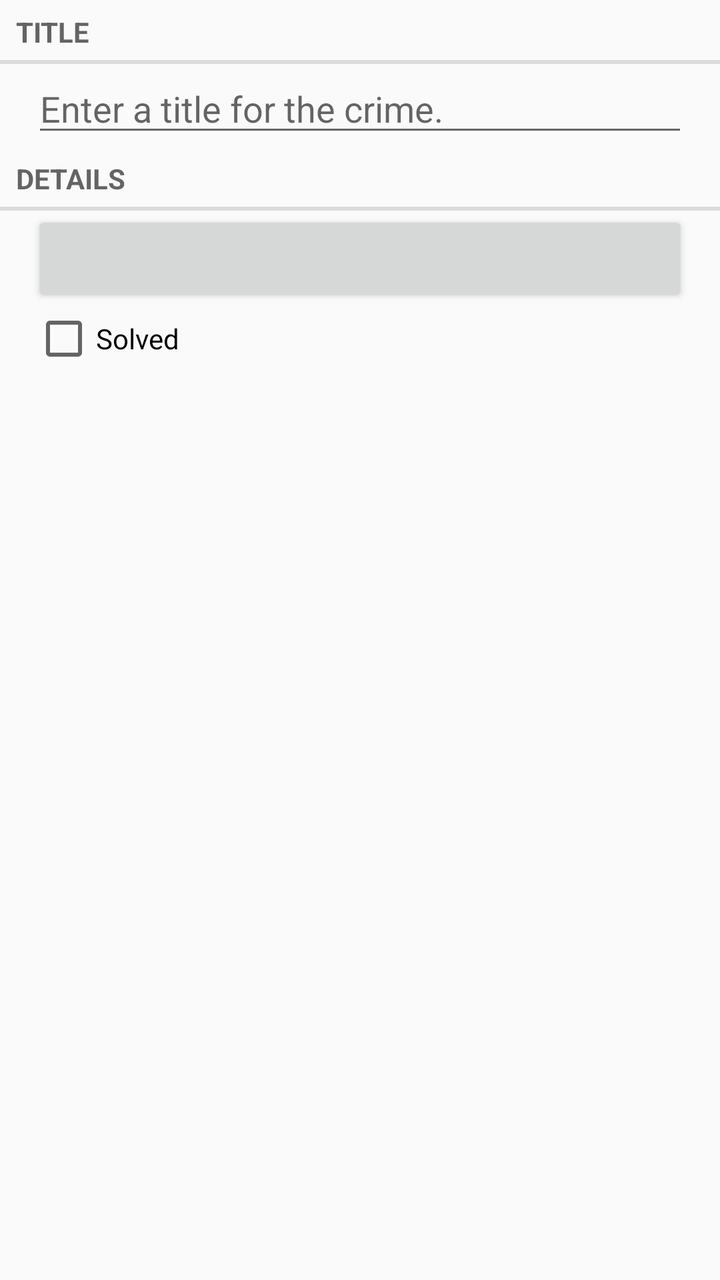
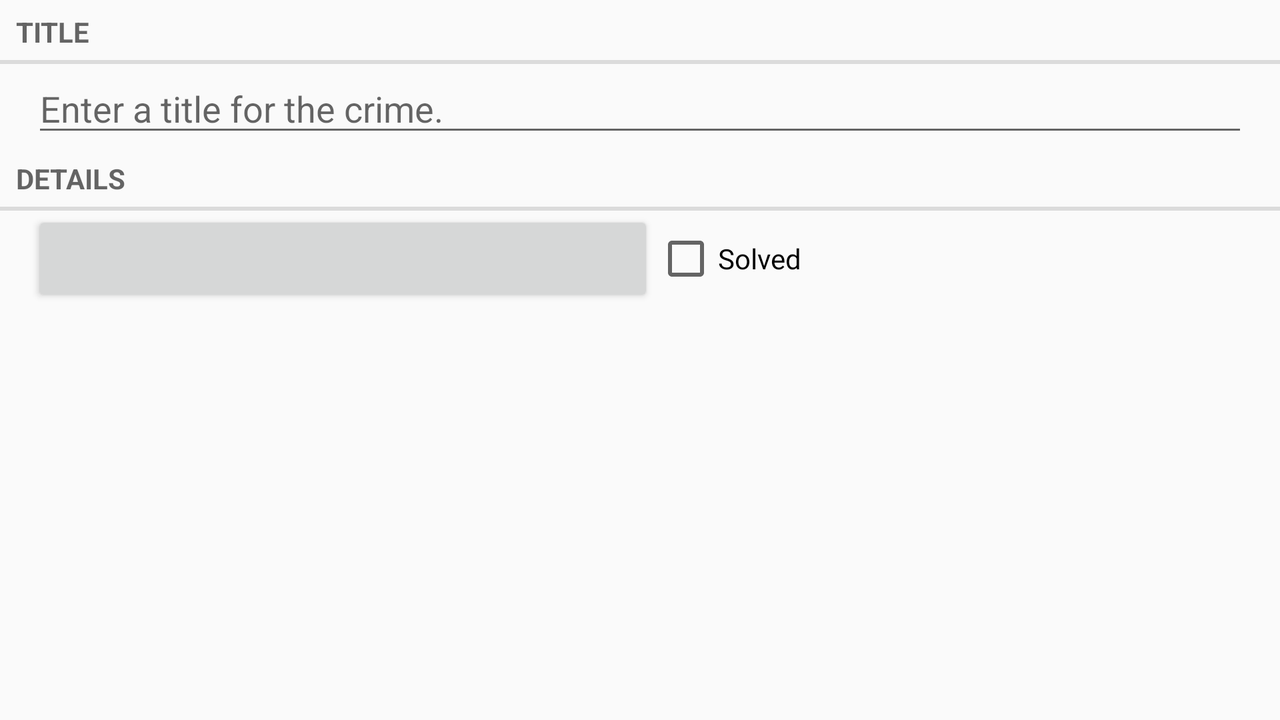

Two renders of one Android screen. The first uses the default layout on a phone; the second uses the alternative layout the repository ships for a different screen configuration, on a matching device. The two XML files are below.
<!-- AndroidManifest.xml: application theme AppTheme -->
<!-- res/layout/fragment_crime.xml -->
<?xml version="1.0" encoding="utf-8"?>
<LinearLayout
    xmlns:android="http://schemas.android.com/apk/res/android"
      android:orientation="vertical"
      android:layout_width="match_parent"
      android:layout_height="match_parent">

    <TextView
        android:layout_width="match_parent"
        android:layout_height="wrap_content"
        android:text="@string/crime_title_label"
        style="?android:listSeparatorTextViewStyle"/>

    <EditText
        android:id="@+id/crime_title"
        android:layout_width="match_parent"
        android:layout_height="wrap_content"
        android:hint="@string/crime_title_hint"
        android:layout_marginLeft="16dp"
        android:layout_marginRight="16dp"
        />
    <TextView
        android:layout_width="match_parent"
        android:layout_height="wrap_content"
        android:text="@string/crime_details_label"
        style="?android:listSeparatorTextViewStyle"/>
    <Button
        android:id="@+id/crime_date"
        android:layout_width="match_parent"
        android:layout_height="wrap_content"
        android:layout_marginLeft="16dp"
        android:layout_marginRight="16dp"
        />
    <CheckBox
        android:id="@+id/crime_solved"
        android:layout_width="match_parent"
        android:layout_height="wrap_content"
        android:layout_marginRight="16dp"
        android:layout_marginLeft="16dp"
        android:text="@string/crime_solved_label"
        />

</LinearLayout>
<!-- resources referenced by this layout -->
<resources>
  <string name="crime_details_label">Details</string>
  <string name="crime_solved_label">Solved</string>
  <string name="crime_title_hint">Enter a title for the crime.</string>
  <string name="crime_title_label">Title</string>
  <style name="AppTheme" parent="Theme.AppCompat.Light.DarkActionBar">
          
      </style>
</resources>
<!-- res/layout-land/fragment_crime.xml (the repository's variant of the layout above) -->
<!-- drawn on the phone turned sideways -->
<?xml version="1.0" encoding="utf-8"?>
<LinearLayout
    xmlns:android="http://schemas.android.com/apk/res/android"
      android:orientation="vertical"
      android:layout_width="match_parent"
      android:layout_height="match_parent">

    <TextView
        android:layout_width="match_parent"
        android:layout_height="wrap_content"
        android:text="@string/crime_title_label"
        style="?android:listSeparatorTextViewStyle"/>

    <EditText
        android:id="@+id/crime_title"
        android:layout_width="match_parent"
        android:layout_height="wrap_content"
        android:hint="@string/crime_title_hint"
        android:layout_marginLeft="16dp"
        android:layout_marginRight="16dp"
        />
    <TextView
        android:layout_width="match_parent"
        android:layout_height="wrap_content"
        android:text="@string/crime_details_label"
        style="?android:listSeparatorTextViewStyle"/>

    <LinearLayout
        android:orientation="horizontal"
        android:layout_width="match_parent"
        android:layout_height="wrap_content"
        android:layout_marginLeft="16dp"
        android:layout_marginRight="16dp">

        <Button
            android:id="@+id/crime_date"
            android:layout_width="wrap_content"
            android:layout_height="wrap_content"
            android:layout_weight="1"/>

        <CheckBox
            android:id="@+id/crime_solved"
            android:layout_width="wrap_content"
            android:layout_height="wrap_content"
            android:text="@string/crime_solved_label"
            android:layout_weight="1"/>
    </LinearLayout>

</LinearLayout>
